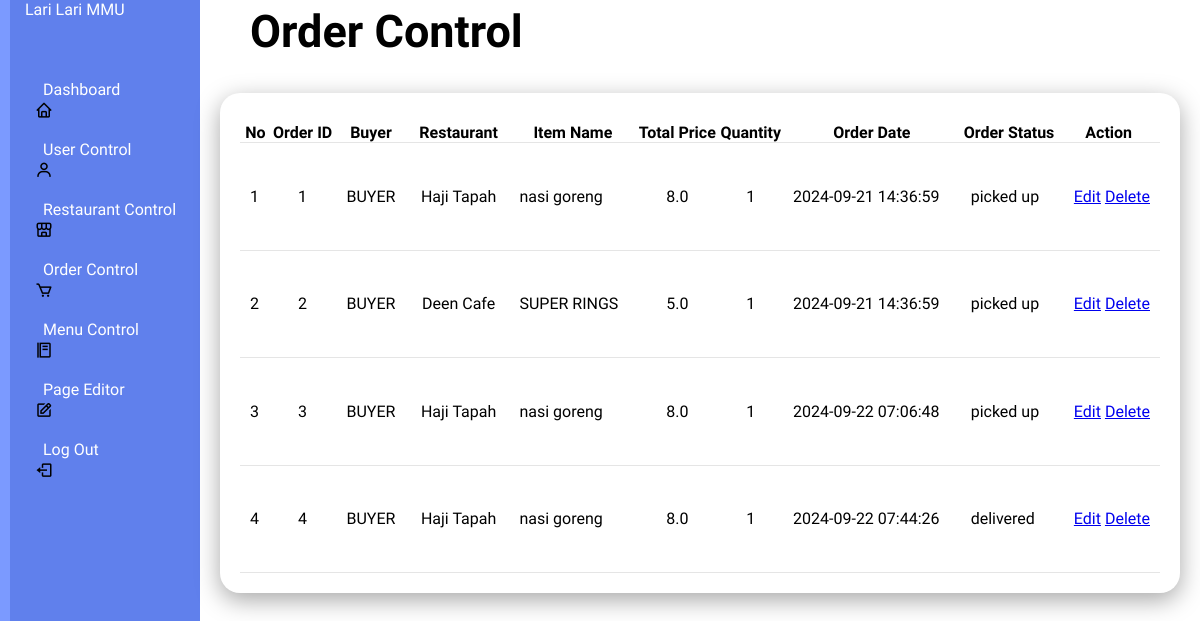
The page /ordercontrol on the database as committed earlier.
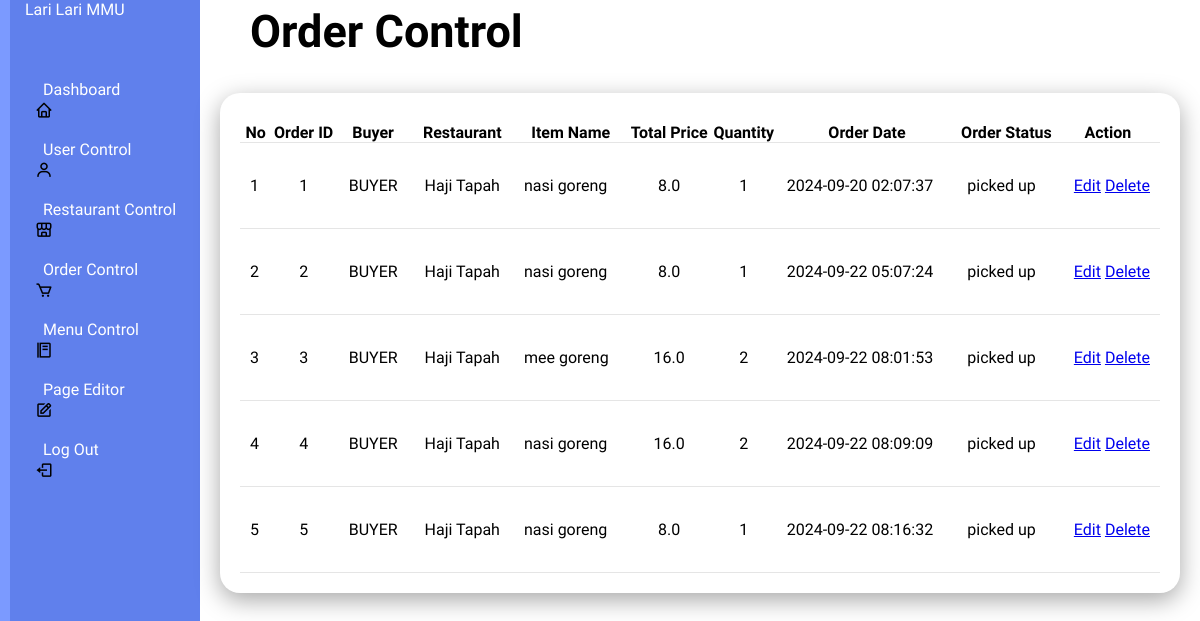
The same page on the database as committed later.
### tables this page shows
CREATE TABLE orders (
                id INTEGER PRIMARY KEY AUTOINCREMENT,
                buyer_username TEXT NOT NULL,
                restaurant_name TEXT NOT NULL,
                item_name TEXT NOT NULL,
                total_price REAL NOT NULL,
                quantity INTEGER NOT NULL,
                order_date TIMESTAMP DEFAULT CURRENT_TIMESTAMP, 
                order_status TEXT DEFAULT 'available',
                status TEXT DEFAULT 'pending',
                runner_name TEXT,
                runner_lat REAL,
                runner_lng REAL,
                delivery_address TEXT,
                delivery_lat REAL,
                delivery_lng REAL
            );

### app.py (the view)
@app.route('/ordercontrol', methods=['GET'])
def ordercontrol():
    conn = get_db_connection()
    cursor = conn.cursor()
    query = """
        SELECT id, buyer_username, restaurant_name, item_name, total_price, quantity, order_date, status
        FROM orders
    """
    cursor.execute(query)
    orders = cursor.fetchall()
    conn.close()
    return render_template('ordercontrol.html', orders=orders)

### app.py (called while the page is built)
def get_db_connection():
    con = sqlite3.connect("database.db")
    con.row_factory = sqlite3.Row
    return con

### templates/ordercontrol.html (shortened to what this page needs)
<!DOCTYPE html>
<html lang="en">
<head>
    <link rel="stylesheet" type="text/css" href="../static/style(admin2).css">
    <link rel="stylesheet" href="https://unpkg.com/boxicons@latest/css/boxicons.min.css">
        <link href="https://cdn.jsdelivr.net/npm/remixicon@4.3.0/fonts/remixicon.css" rel="stylesheet"/>
        <link rel="stylesheet" href="https://unpkg.com/aos@next/dist/aos.css" />
</head>
</head>
<body>
    <div class="admincontainer">
        <div class="navbar">
            <ul>
                <li><a href="#">Lari Lari MMU</a></li>
                <li><i class='bx bx-home'></i><a href="/admin">Dashboard</a></li>
                <li><i class='bx bx-user'></i><a href="/usercontrol">User Control</a></li>
                <li><i class='bx bx-store-alt'></i><a href="/restaurantcontrol">Restaurant Control</a></li>
                <li><i class='bx bx-cart'></i><a href="/ordercontrol">Order Control</a></li>
                <li><i class='bx bx-food-menu'></i><a href="/menucontrol">Menu Control</a></li>
                <li><i class='bx bx-edit'></i><a href="/pageEditor">Page Editor</a></li>
                <li><i class='bx bx-log-out'></i><a href="/logout">Log Out</a></li>
            </ul>
        </div>
    </div>
    <div class="admin-main">
        <div class="admin-header">
            <h2>Order Control</h2>
        </div>
        <div class="admin-table">
            <div class="table-body">
                <table>
                    <thead>
                        <tr>
                            <th>No</th>
                            <th>Order ID</th>
                            <th>Buyer</th>
                            <th>Restaurant</th>
                            <th>Item Name</th>
                            <th>Total Price</th>
                            <th>Quantity</th>
                            <th>Order Date</th>
                            <th>Order Status</th>
                            <th>Action</th>
                        </tr>
                    </thead>
                    <tbody>
                        {% for order in orders %}
                        <tr>
                            <td>{{ loop.index }}</td>
                            <td>{{ order.id }}</td>
                            <td>{{ order.buyer_username }}</td>
                            <td>{{ order.restaurant_name }}</td>
                            <td>{{ order.item_name }}</td>
                            <td>{{ order.total_price }}</td>
                            <td>{{ order.quantity }}</td>
                            <td>{{ order.order_date }}</td>
                            <td>{{ order.status }}</td>
                            <td class="actions">
                              <a href="{{ url_for('edit_order', order_id=order.id) }}">Edit</a>
                              <a href="{{ url_for('delete_order', order_id=order.id) }}" onclick="return confirm('Are you sure you want to delete this order?')">Delete</a>
                          </td>
                         </tr>
                         {% endfor %}
                     </tbody>
                 </table>
            </div>
        </div>
    </div>
</body>
</html>

### static/style(admin2).css (style rules this page uses)
* { padding: 0; margin: 0; box-sizing: border-box; font-family: "Protest Guerrilla", sans-serif; }
.admincontainer { position: relative; width: 100%; }
.navbar { position: fixed; width: 200px; height: 100%; background:#6080ec; border-left: 10px solid #7b9aff; transition: 0.5s; overflow: hidden; }
.navbar ul { position: absolute; top: 0; left: 0; width: 100%; }
.navbar ul li { display:flex; align-items: center; justify-content: center; position: relative; width: 100%; list-style: none; border-top-left-radius: 30px; border-bottom-left-radius: 30px; border-top-right-radius: 5px; border-bottom-right-radius: 5px; }
.navbar ul li:nth-child(1) { margin-bottom: 20px; pointer-events: none; }
.navbar ul li a { display: flex; align-items: center; position: relative; display: block; width: 100%; height: 60px; padding: 0 15px; text-decoration: none; color: white; }
.navbar i { position: relative; left: 25px; font-size: 18px; text-align: center; }
.admin-main { position: relative; width: calc(100% - 200px); left: 200px; min-height: 100vh; background-color: white; transition: 0.5s; }
.admin-header { position: relative; margin: 0 30px; padding: 5px 20px; justify-content: center; align-items: center; font-size: 30px; }
.admin-table { position: relative; width: 100%; padding: 20px; display: grid; width: 100%; grid-gap: 20px; margin-top: 10px; }
.admin-table .table-body { position: relative; display: grid; min-height: 500px; background: white; padding: 20px; box-shadow: 0 7px 25px rgba(0,0,0,0.35); border-radius: 20px; }
.admin-table table { width: auto; border-collapse: collapse; margin-top: 10px; }
.admin-table .table-body table tr { color: black; border-bottom: 1px solid rgba(0,0,0,0.1); }
.admin-table .table-body table tr td { padding: 10px; }
.admin-table .table-body table tr td:last-child { text-align: end; }
.admin-table .table-body table tr td:nth-child(2) { text-align: center; }
.admin-table .table-body table tr td:nth-child(3) { text-align: center; }
.admin-table .table-body table tr td:nth-child(4) { text-align: center; }
.admin-table .table-body table tr td:nth-child(6) { text-align: center; }
.admin-table .table-body table tr td:nth-child(7) { text-align: center; }

Rows that differ between the two databases and show on the page:
changed orders id 1: order_date "2024-09-21 14:36:59" → "2024-09-20 02:07:37"
changed orders id 2: restaurant_name "Deen Cafe" → "Haji Tapah"; item_name "SUPER RINGS" → "nasi goreng"; total_price "5.0" → "8.0"; order_date "2024-09-21 14:36:59" → "2024-09-22 05:07:24"
changed orders id 3: item_name "nasi goreng" → "mee goreng"; total_price "8.0" → "16.0"; quantity "1" → "2"; order_date "2024-09-22 07:06:48" → "2024-09-22 08:01:53"
changed orders id 4: total_price "8.0" → "16.0"; quantity "1" → "2"; order_date "2024-09-22 07:44:26" → "2024-09-22 08:09:09"; status "delivered" → "picked up"
added orders: id "5", buyer_username "BUYER", restaurant_name "Haji Tapah", item_name "nasi goreng", total_price "8.0", quantity "1", order_date "2024-09-22 08:16:32", status "picked up"
